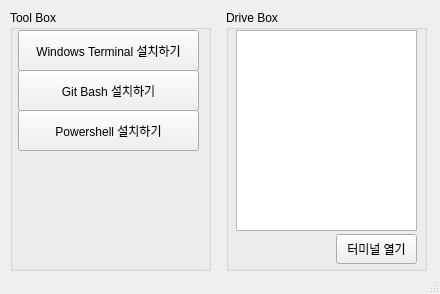
<?xml version="1.0" encoding="UTF-8"?>
<ui version="4.0">
 <class>EasyTerminal</class>
 <widget class="QMainWindow" name="EasyTerminal">
  <property name="geometry">
   <rect>
    <x>0</x>
    <y>0</y>
    <width>440</width>
    <height>294</height>
   </rect>
  </property>
  <property name="mouseTracking">
   <bool>false</bool>
  </property>
  <property name="windowTitle">
   <string>EasyTerminal</string>
  </property>
  <widget class="QWidget" name="centralwidget">
   <widget class="QGroupBox" name="gr_drivelist">
    <property name="geometry">
     <rect>
      <x>226</x>
      <y>10</y>
      <width>201</width>
      <height>261</height>
     </rect>
    </property>
    <property name="title">
     <string>Drive Box</string>
    </property>
    <widget class="QPushButton" name="btn_tmopen">
     <property name="geometry">
      <rect>
       <x>110</x>
       <y>224</y>
       <width>81</width>
       <height>30</height>
      </rect>
     </property>
     <property name="text">
      <string>터미널 열기</string>
     </property>
    </widget>
    <widget class="QListView" name="list_drive">
     <property name="geometry">
      <rect>
       <x>10</x>
       <y>20</y>
       <width>181</width>
       <height>201</height>
      </rect>
     </property>
    </widget>
   </widget>
   <widget class="QGroupBox" name="gr_toollist">
    <property name="geometry">
     <rect>
      <x>10</x>
      <y>10</y>
      <width>201</width>
      <height>261</height>
     </rect>
    </property>
    <property name="title">
     <string>Tool Box</string>
    </property>
    <widget class="QPushButton" name="btn_installtm">
     <property name="geometry">
      <rect>
       <x>8</x>
       <y>20</y>
       <width>181</width>
       <height>41</height>
      </rect>
     </property>
     <property name="text">
      <string>Windows Terminal 설치하기</string>
     </property>
    </widget>
    <widget class="QPushButton" name="btn_installgitbash">
     <property name="geometry">
      <rect>
       <x>8</x>
       <y>60</y>
       <width>181</width>
       <height>41</height>
      </rect>
     </property>
     <property name="text">
      <string>Git Bash 설치하기</string>
     </property>
    </widget>
    <widget class="QPushButton" name="btn_installpowershell">
     <property name="geometry">
      <rect>
       <x>8</x>
       <y>100</y>
       <width>181</width>
       <height>41</height>
      </rect>
     </property>
     <property name="text">
      <string>Powershell 설치하기</string>
     </property>
    </widget>
   </widget>
  </widget>
  <widget class="QStatusBar" name="statusbar"/>
 </widget>
 <resources/>
 <connections/>
</ui>
